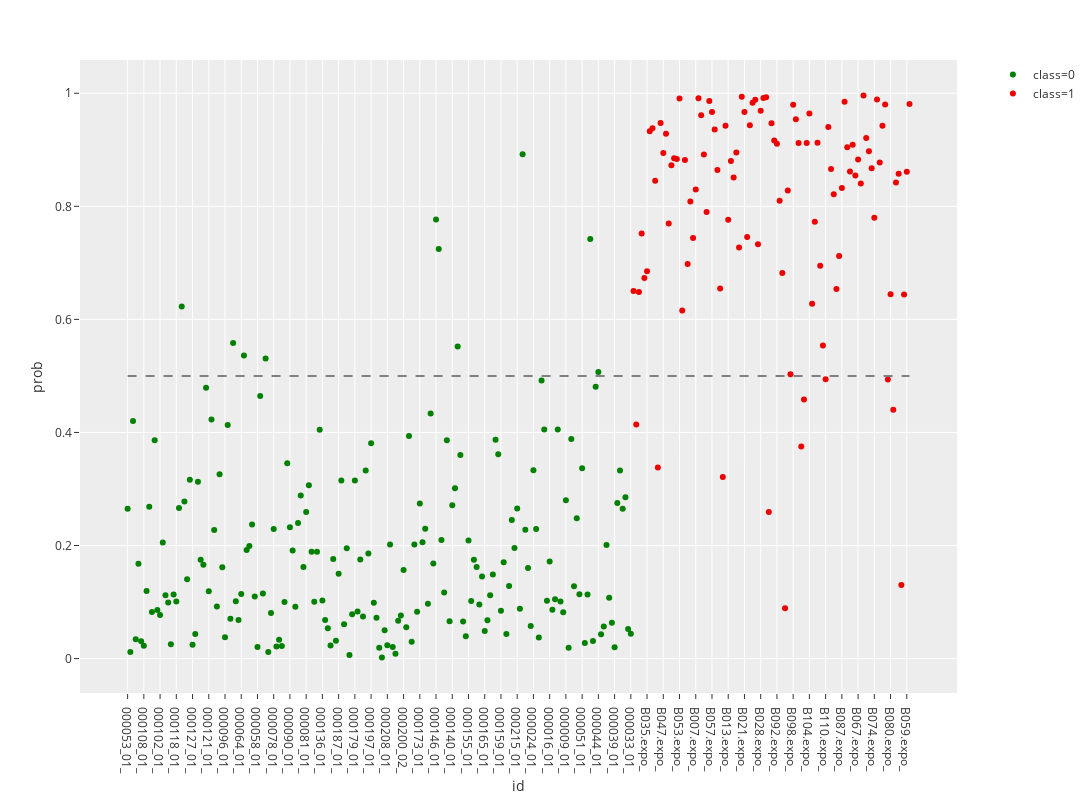

The notebook cell this image was saved under:
### Code cell
# file_name = input("请输入原始数据的名称：")
file_name = 'marker_model_data'
data_path = 'C:/Users/pc/OneDrive/PLTTECH/Project/20191205_lung_cancer/rawdata/%s' % file_name + '.xlsx'
df = pd.read_excel(data_path)
df.iloc[:, 1:-1] = df.iloc[:, 1:-1].multiply(100)
stdsc = StandardScaler()
df.iloc[:, 1:-1] = pd.DataFrame(stdsc.fit_transform(df.iloc[:, 1:-1].values), columns=df.columns[1:-1])

# 模型所用变量
selected_columns = ['id', 'CD3', 'CD4', 'CD8', 'CD45', 'CD27', 'CD39', 'CXCR5', 
                    'CD16', 'CD127', 'CD24', 'PD1', 'CD183', 'CD38', 'class']

# 模型系数
coefs = [0.6871717288003105, -0.22977702609083894, 0.2589973567797267, 0.8234324253434998, 0.35516130554381614, 
         -0.5490662472525447, -1.1656047229935123, 0.5777723052098703, 0.19956319505517695, -0.4032018954732623, 
         -0.1425112357109266, 0.33864177270327217, -0.42224913459863395]

intercept = -0.5063075718622478

plot_df = lungCancerPrediction(df, file_name)

### Figure 1 — Plotly figure (JSON) as saved in the notebook; plotly's stock layout.template omitted (floating-point values rounded to 4 significant figures; data arrays with more than 128 entries replaced by an {"elided": "..."} marker saying what was removed)
{"data": [{"hoverlabel": {"namelength": 0}, "hovertemplate": "class=0<br>id=%{x}<br>prob=%{y}", "legendgroup": "class=0", "marker": {"color": "green", "symbol": "circle"}, "mode": "markers", "name": "class=0", "showlegend": true, "type": "scatter", "x": {"elided": "187 str values"}, "xaxis": "x", "y": {"elided": "187 float values"}, "yaxis": "y"}, {"hoverlabel": {"namelength": 0}, "hovertemplate": "class=1<br>id=%{x}<br>prob=%{y}", "legendgroup": "class=1", "marker": {"color": "#EE0000", "symbol": "circle"}, "mode": "markers", "name": "class=1", "showlegend": true, "type": "scatter", "x": ["B043.expo_", "B042.expo_", "B041.expo_", "B040.expo_", "B038.expo_", "B035.expo_", "B036.expo_", "B044.expo_", "B039.expo_", "B045.expo_", "B054.expo_", "B047.expo_", "B048.expo_", "B049.expo_", "B050.expo_", "B051.expo_", "B052.expo_", "B053.expo_", "B055.expo_", "B056.expo_", "B033.expo_", "B046.expo_", "B032.expo_", "B007.expo_", "B029.expo_", "B002.expo_", "B003.expo_", "B005.expo_", "B006.expo_", "B057.expo_", "B008.expo_", "B009.expo_", "B010.expo_", "B011.expo_", "B012.expo_", "B013.expo_", "B014.expo_", "B017.expo_", "B018.expo_", "B019.expo_", "B020.expo_", "B021.expo_", "B022.expo_", "B024.expo_", "B025.expo_", "B026.expo_", "B027.expo_", "B028.expo_", "B030.expo_", "B058.expo_", "B081.expo_", "B060.expo_", "B091.expo_", "B092.expo_", "B093.expo_", "B094.expo_", "B095.expo_", "B096.expo_", "B097.expo_", "B098.expo_", "B099.expo_", "B100.expo_", "B090.expo_", "B101.expo_", "B103.expo_", "B104.expo_", "B105.expo_", "B106.expo_", "B107.expo_", "B108.expo_", "B109.expo_", "B110.expo_", "B111.expo_", "B112.expo_", "B102.expo_", "B089.expo_", "B088.expo_", "B087.expo_", "B061.expo_", "B062.expo_", "B063.expo_", "B064.expo_", "B066.expo_", "B067.expo_", "B068.expo_", "B070.expo_", "B071.expo_", "B072.expo_", "B073.expo_", "B074.expo_", "B075.expo_", "B076.expo_", "B077.expo_", "B078.expo_", "B079.expo_", "B080.expo_", "B082.expo_", "B083.expo_", "B084.expo_", "B085.expo_", "B086.expo_", "B059.expo_", "B001.expo_"], "xaxis": "x", "y": [0.6504, 0.4142, 0.6482, 0.752, 0.6733, 0.685, 0.9328, 0.9382, 0.845, 0.3378, 0.9476, 0.8941, 0.9285, 0.7696, 0.8725, 0.8849, 0.8839, 0.9907, 0.6158, 0.8821, 0.6981, 0.8087, 0.7439, 0.8298, 0.9913, 0.9609, 0.8916, 0.79, 0.9864, 0.967, 0.936, 0.8644, 0.6548, 0.3211, 0.9426, 0.7761, 0.8803, 0.8508, 0.8954, 0.7271, 0.9939, 0.9667, 0.7459, 0.9433, 0.983, 0.9887, 0.7328, 0.9689, 0.9915, 0.9928, 0.2592, 0.9471, 0.9162, 0.9106, 0.8097, 0.6818, 0.08921, 0.8278, 0.5029, 0.9795, 0.9542, 0.9119, 0.375, 0.4584, 0.9122, 0.9644, 0.6275, 0.7725, 0.9122, 0.6948, 0.5536, 0.4943, 0.9405, 0.8662, 0.8213, 0.6536, 0.7123, 0.8326, 0.9852, 0.9045, 0.8614, 0.9091, 0.8546, 0.8829, 0.8403, 0.9962, 0.9207, 0.8973, 0.8672, 0.7798, 0.9888, 0.8776, 0.9423, 0.9803, 0.4936, 0.6446, 0.4403, 0.8423, 0.8578, 0.1302, 0.6438, 0.8613, 0.981], "yaxis": "y"}, {"line": {"color": "grey", "dash": "dash"}, "mode": "lines", "showlegend": false, "type": "scatter", "x": ["000053_01_", "B001.expo_"], "y": [0.5, 0.5]}], "layout": {"height": 800, "legend": {"tracegroupgap": 0}, "margin": {"t": 60}, "width": 1200, "xaxis": {"anchor": "y", "domain": [0, 0.98], "title": {"text": "id"}}, "yaxis": {"anchor": "x", "domain": [0, 1], "title": {"text": "prob"}}}}
